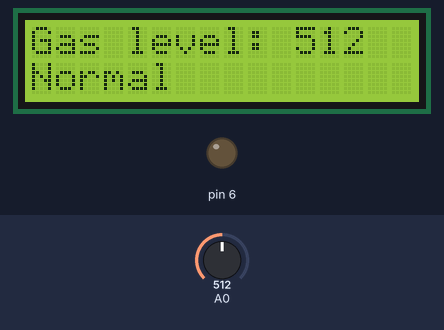
This sketch was run on a simulated Arduino Uno, built with avr-gcc and run on an emulated ATmega328P. Parts: 16×2 character LCD, output pins drawn as LEDs (lit = HIGH). The test bench sets the inputs (shaded band); at power-on: A0 = 512. What the sketch prints to the serial monitor is not drawn.

Above: at 1.2 s.
1.3 s: A0 set to 691
At 2.4 s:
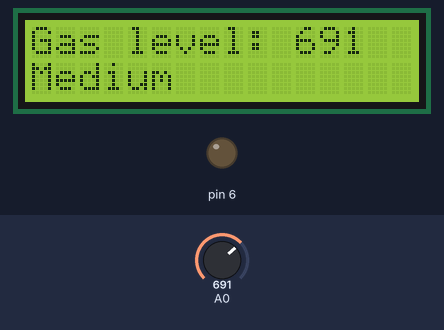
2.8 s: A0 set to 712
At 3.2 s:
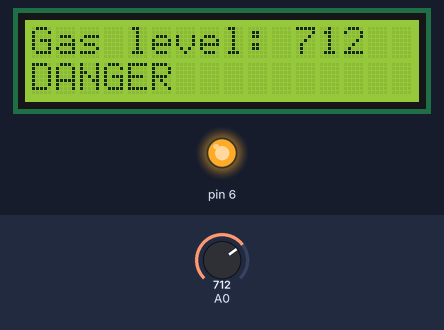
4.3 s: A0 set to 716
At 5.4 s:
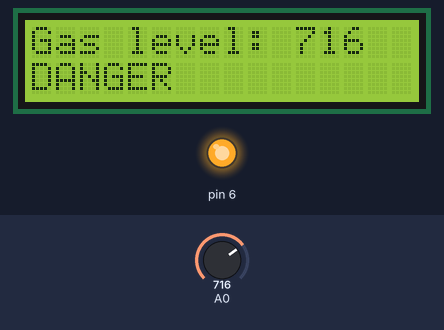
Timing chart, 0 to 7.3 s (numbered marks = the images above; inputs shaded):
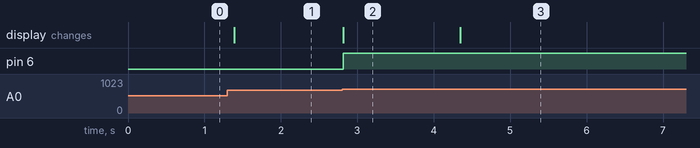

Measured:
- the behaviour switches between 699 and 700 on A0 (found by bisection; images 1 and 2)
- after the input at 1.3 s, the display: changes after 0.09 s (image 1)
- after the input at 2.8 s, pin 6: LOW → HIGH at once; the display: changes at once (image 2)
- after the input at 4.3 s, the display: changes at once (image 3)

The sketch:

Gas_Display_Alert.ino
```cpp
#include <LiquidCrystal.h>

LiquidCrystal lcd(12, 11, 5, 4, 3, 2);
int sv=0;

void setup() {

  lcd.begin(16, 2);
  lcd.print("Gas level: ");
  pinMode(6,OUTPUT);
  Serial.begin(9600);
}

void loop() {
  digitalWrite(6, LOW);
  sv = analogRead(A0);
  lcd.setCursor(11, 0);
  lcd.print(sv);
  Serial.println(sv);
  lcd.setCursor(0, 1);
  if (sv<550){
    lcd.print("Normal");}
  else if (sv>550 and sv<700){
    lcd.print("Medium");}
  else{
    lcd.print("DANGER");
    digitalWrite(6, HIGH);}
  delay(100);
}
 
```
